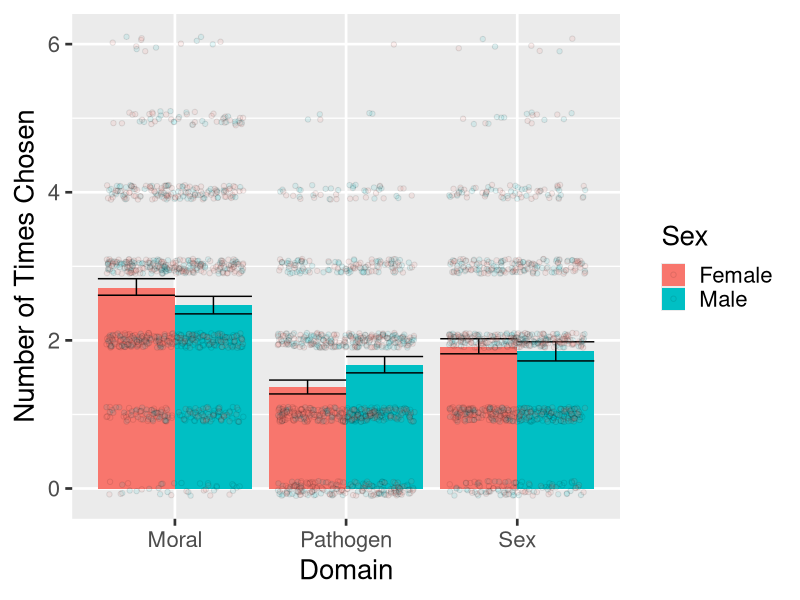
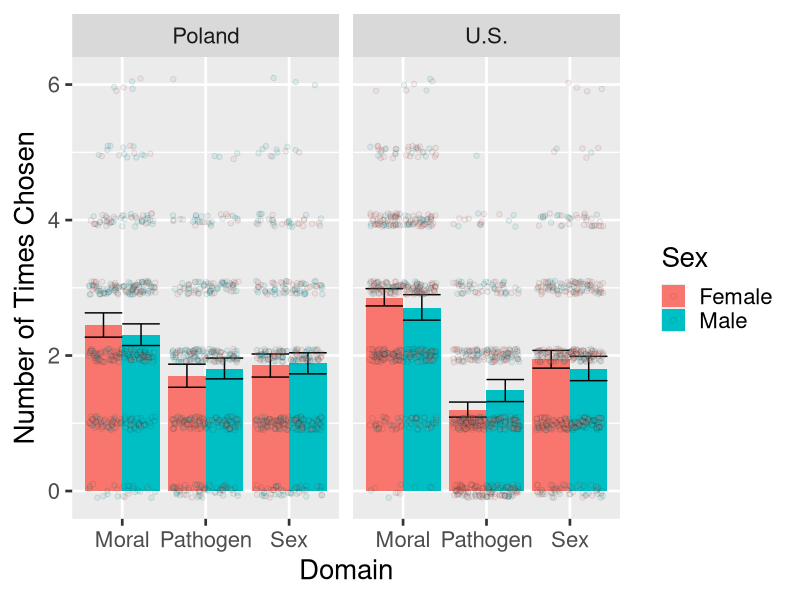
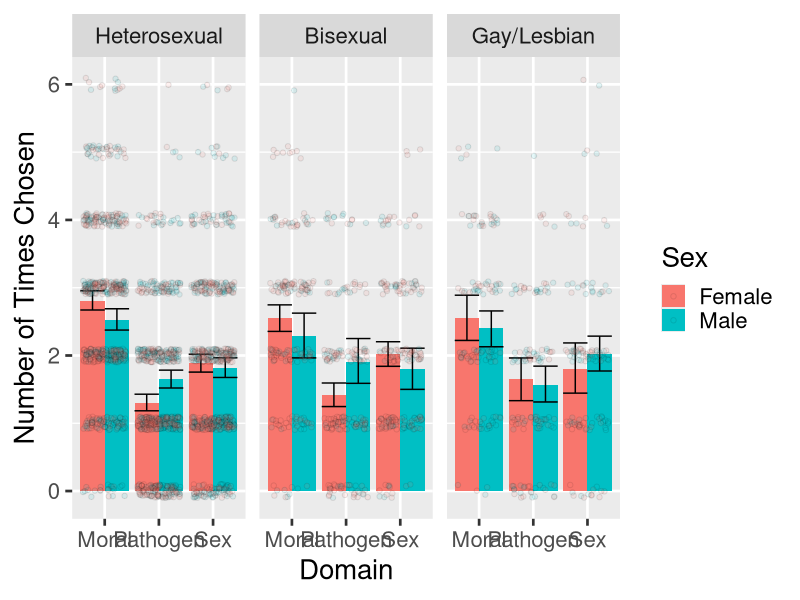
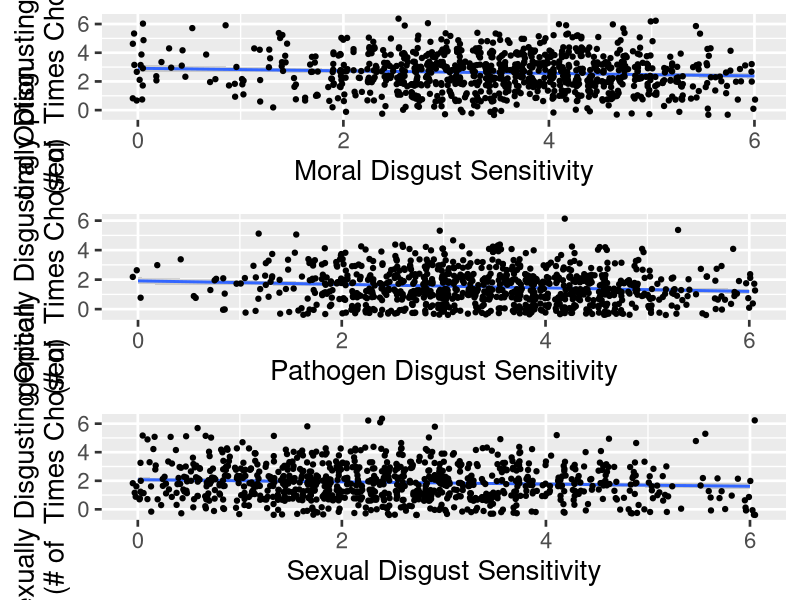
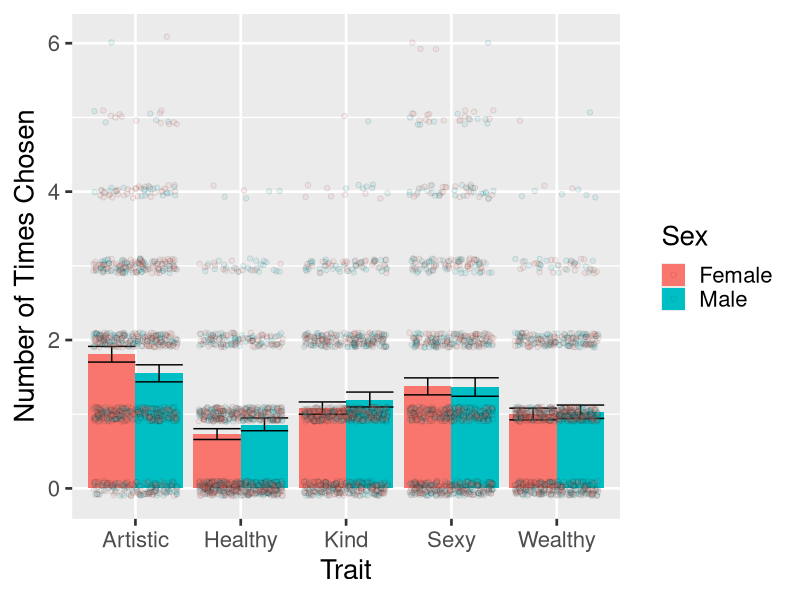
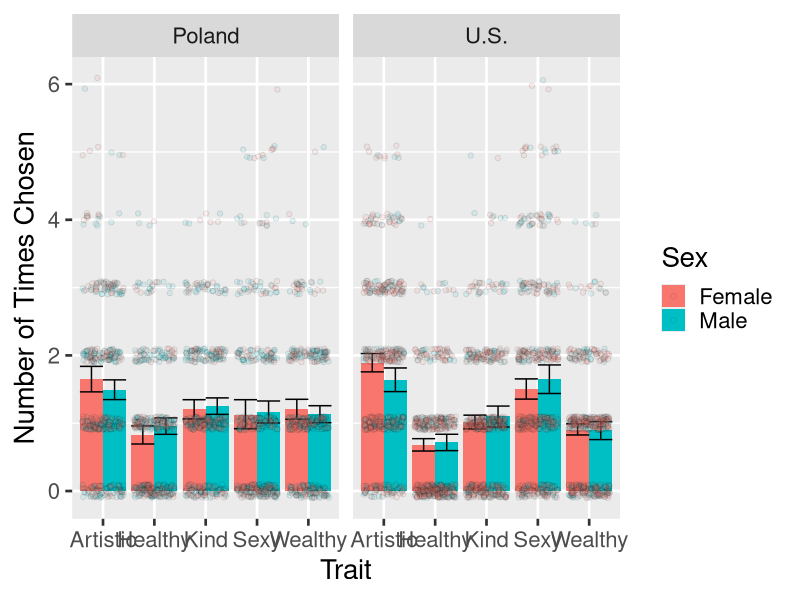
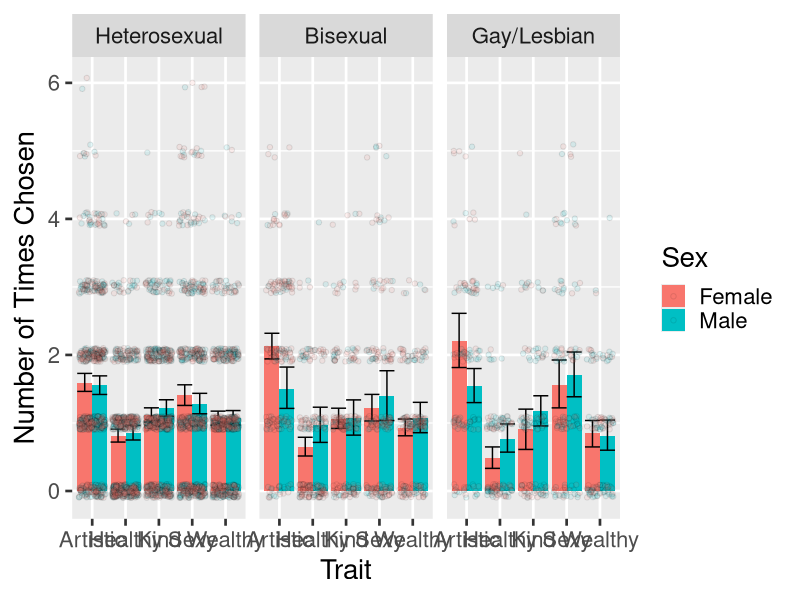
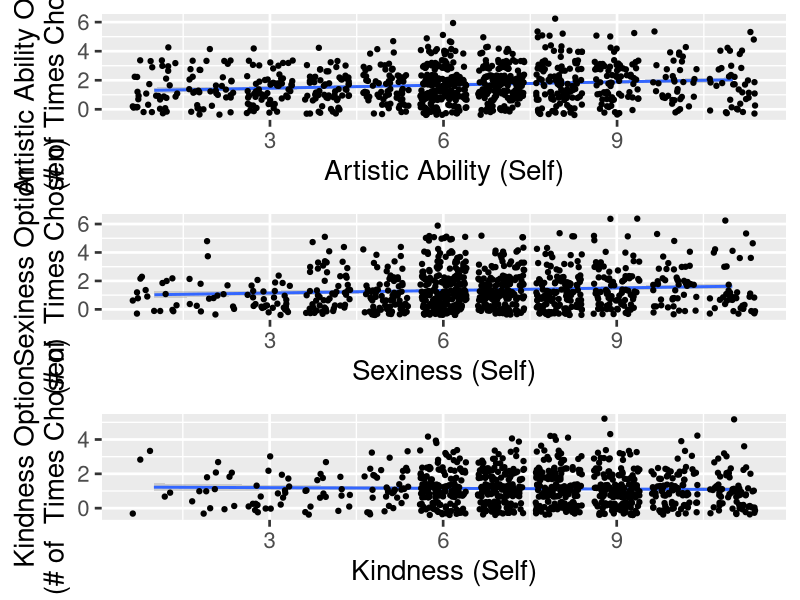

Reproduce these figures in R, in order.
## ---- chunk 1
knitr::opts_chunk$set(echo = FALSE,fig.width=15,fig.height=12)

library(lmerTest)
library(ggplot2)
library(data.table)
library(cowplot)

## ---- chunk 2
######Loading and Processing Data######


#Loading data (loading the data based on the conservative exclusion criteria)
data<-read.csv("Human Data/Processed Data/DGS Data C PROCESSED 20230420 2308.csv")

#Melt a dataframe for analyzing positive choices
posData<-melt(as.data.table(data),
               id.vars=c(1,3,6:10,49:58,67:71),
               measure.vars=59:63)

#Rename variable and value columns
colnames(posData)[23:24]<-c("trait","choice")

#Relabel levels of trait variable
posData$trait<-factor(posData$trait,labels=c("artistic",
                                             "healthy",
                                             "kind",
                                             "sexy",
                                             "wealthy"))


#Melt a dataframe for analyzing negative choices
negData<-melt(as.data.table(data),
               id.vars=c(1,3,6:10,49:58,67:71),
               measure.vars=64:66)

#Rename variable and value columns
colnames(negData)[23:24]<-c("domain","choice")

#Relabel levels of trait variable
negData$domain<-factor(negData$domain,labels=c("moral",
                                             "pathogen",
                                             "sex"))

#Convert necessary variables to factors
posData[,c(1:3,5,7)]<-lapply(posData[,c(1:3,5,7)],as.factor)
negData[,c(1:3,5,7)]<-lapply(negData[,c(1:3,5,7)],as.factor)

## ---- chunk 3

######Analyses######


#Positive Traits#

#Do the sexes differ in which traits they reveal?
posReg1<-aov(choice~trait*sex+Error(PIN),data=posData)

#Does this differ by country?
posReg2<-aov(choice~trait*sex+trait*country+Error(PIN),data=posData)

#Does this differ by sexual orientation?
posReg3<-aov(choice~trait*sex*kinsey+Error(PIN),data=posData)


#Control analyses
#Relationship status:
posReg4<-aov(choice~trait*sex+
               relstat+
               Error(PIN),data=posData)

#Disgust sensitivity:
posReg5<-aov(choice~trait*sex+
               tddMoral+tddPath+tddSex+
               Error(PIN),data=posData)

#Preferences
posReg6<-aov(choice~trait*sex+
               idealArt+idealHealth+idealKind+idealSexy+idealResources+
               Error(PIN),data=posData)

#Own traits
posReg6<-aov(choice~trait*sex+
               selfArt+selfHealth+selfKind+selfSexy+selfResources+
               Error(PIN),data=posData)

#MV
posReg7<-aov(choice~trait*sex+
               mv+
               Error(PIN),data=posData)



#Choices by own traits for positive traits
artReg<-lm(choiceArt~
             selfArt+
             selfHealth+
             selfKind+
             selfSexy+
             selfResources,
           data=data)

healthReg<-lm(choiceHealth~
             selfArt+
             selfHealth+
             selfKind+
             selfSexy+
             selfResources,
           data=data)

kindReg<-lm(choiceKind~
             selfArt+
             selfHealth+
             selfKind+
             selfSexy+
             selfResources,
           data=data)

sexyReg<-lm(choiceSexy~
             selfArt+
             selfHealth+
             selfKind+
             selfSexy+
             selfResources,
           data=data)

#Own traits by choices
resourcesReg<-lm(choiceWealthy~
             selfArt+
             selfHealth+
             selfKind+
             selfSexy+
             selfResources,
           data=data)



#Disgusting Traits#

#Do the sexes differ in which traits they reveal?
negReg1<-aov(choice~domain*sex+Error(PIN),data=negData)

#Does this differ by country?
negReg2<-aov(choice~domain*sex+domain*country+Error(PIN),data=negData)

#Does this differ by sexual orientation?
negReg3<-aov(choice~domain*sex+domain*kinsey+Error(PIN),data=negData)


#Control analyses
#Relationship status:
negReg4<-aov(choice~domain*sex+
               relstat+
               Error(PIN),data=negData)

#Disgust sensitivity:
negReg5<-aov(choice~domain*sex+
               tddMoral+tddPath+tddSex+
               Error(PIN),data=negData)

#Preferences
negReg6<-aov(choice~domain*sex+
               idealArt+idealHealth+idealKind+idealSexy+idealResources+
               Error(PIN),data=negData)

#Own domains
negReg6<-aov(choice~domain*sex+
               selfArt+selfHealth+selfKind+selfSexy+selfResources+
               Error(PIN),data=negData)

#MV
negReg7<-aov(choice~domain*sex+
               mv+
               Error(PIN),data=negData)




#Choices by disgust senstivity for disgusting traits
moralReg<-lm(choiceMoral~
               tddMoral+
               tddPath+
               tddSex,
             data=data)

pathReg<-lm(choicePath~
               tddMoral+
               tddPath+
               tddSex,
             data=data)

sexReg<-lm(choiceSex~
               tddMoral+
               tddPath+
               tddSex,
             data=data)



## ---- chunk 4
######Plots######


###Positive Traits###

#Choices by Trait and Sex#

#Plot average choice by trait and sex for positive traits
posPlot<-qplot(trait,choice,fill=sex,data=posData,
               xlab="Trait",
               ylab="Number of Times Chosen",
               geom="blank")+
  scale_x_discrete(labels=tools::toTitleCase(levels(posData$trait)))+
  geom_bar(stat="summary",fun="mean",position="dodge")+
  theme_gray(base_size=20)+
  scale_fill_discrete(name="Sex",labels=c("Female","Male"))+
  geom_errorbar(stat="summary",fun.data="mean_cl_boot",position="dodge")+
  geom_jitter(alpha=.1,shape=21,height=.1)



#Create a categorical sexual orientation variable based on Kinsey scores
posData$sexOrient<-ifelse(posData$kinsey<2,"Heterosexual",
                          ifelse(posData$kinsey>4,"Gay/Lesbian","Bisexual"))

posData$sexOrient<-factor(posData$sexOrient,levels=c("Heterosexual",
                                                     "Bisexual",
                                                     "Gay/Lesbian"))



posData$country<-factor(posData$country,labels=c("U.S.","Poland"))
levels(posData$country)<-c("Poland","U.S.")

#Plot average choice by trait and sex for positive traits
posPlotCountry<-qplot(trait,choice,fill=sex,data=posData,
               xlab="Trait",
               ylab="Number of Times Chosen",
               geom="blank")+
  scale_x_discrete(labels=tools::toTitleCase(levels(posData$trait)))+
  geom_bar(stat="summary",fun="mean",position="dodge")+
  theme_gray(base_size=20)+
  scale_fill_discrete(name="Sex",labels=c("Female","Male"))+
  geom_errorbar(stat="summary",fun.data="mean_cl_boot",position="dodge")+
  geom_jitter(alpha=.1,shape=21,height=.1)+
  facet_wrap(~country)



#Plot average choice by trait and sex for positive traits
posPlotSO<-qplot(trait,choice,fill=sex,data=posData,
               xlab="Trait",
               ylab="Number of Times Chosen",
               geom="blank")+
  scale_x_discrete(labels=tools::toTitleCase(levels(posData$trait)))+
  geom_bar(stat="summary",fun="mean",position="dodge")+
  theme_gray(base_size=20)+
  scale_fill_discrete(name="Sex",labels=c("Female","Male"))+
  geom_errorbar(stat="summary",fun.data="mean_cl_boot",position="dodge")+
  geom_jitter(alpha=.1,shape=21,height=.1)+
  facet_wrap(~sexOrient)



#Choices by Own Trait#

#Frequency of choosing artistic options as a function of own artistic ability
artPlot<-qplot(selfArt,choiceArt,data=data,
      xlab="Artistic Ability (Self)",
      ylab="Artistic Ability Option\n(# of Times Chosen)",
      geom="blank")+
  geom_smooth(method="lm")+
  theme_gray(base_size=20)+
  geom_jitter()


#Frequency of choosing kindness options as a function of own kindness
kindPlot<-qplot(selfKind,choiceKind,data=data,
      xlab="Kindness (Self)",
      ylab="Kindness Option\n(# of  Times Chosen)",
      geom="blank")+
  geom_smooth(method="lm")+
  theme_gray(base_size=20)+
  geom_jitter()


#Frequency of choosing sexiness options as a function of own sexiness
sexyPlot<-qplot(selfSexy,choiceSexy,data=data,
      xlab="Sexiness (Self)",
      ylab="Sexiness Option\n(# of  Times Chosen)",
      geom="blank")+
  geom_smooth(method="lm")+
  theme_gray(base_size=20)+
  geom_jitter()






###Disgusting Traits###

#Choices by Trait and Sex#

#Plot average choice by trait and sex for positive traits
negPlot<-qplot(domain,choice,fill=sex,data=negData,
               xlab="Domain",
               ylab="Number of Times Chosen",
               geom="blank")+
  scale_x_discrete(labels=tools::toTitleCase(levels(negData$domain)))+
  geom_bar(stat="summary",fun="mean",position="dodge")+
  theme_gray(base_size=20)+
  scale_fill_discrete(name="Sex",labels=c("Female","Male"))+
  geom_errorbar(stat="summary",fun.data="mean_cl_boot",position="dodge")+
  geom_jitter(alpha=.1,shape=21,height=.1)



negData$country<-factor(negData$country,labels=c("U.S.","Poland"))
levels(negData$country)<-c("Poland","U.S.")

#Plot average choice by domain and sex for negitive domains
negPlotCountry<-qplot(domain,choice,fill=sex,data=negData,
               xlab="Domain",
               ylab="Number of Times Chosen",
               geom="blank")+
  scale_x_discrete(labels=tools::toTitleCase(levels(negData$domain)))+
  geom_bar(stat="summary",fun="mean",position="dodge")+
  theme_gray(base_size=20)+
  scale_fill_discrete(name="Sex",labels=c("Female","Male"))+
  geom_errorbar(stat="summary",fun.data="mean_cl_boot",position="dodge")+
  geom_jitter(alpha=.1,shape=21,height=.1)+
  facet_wrap(~country)



#Create a categorical sexual orientation variable based on kinsey scores
negData$sexOrient<-ifelse(negData$kinsey<2,"Heterosexual",
                          ifelse(negData$kinsey>4,"Gay/Lesbian","Bisexual"))

negData$sexOrient<-factor(negData$sexOrient,levels=c("Heterosexual",
                                                     "Bisexual",
                                                     "Gay/Lesbian"))

#Plot average choice by trait and sex for positive traits
negPlotSO<-qplot(domain,choice,fill=sex,data=negData,
               xlab="Domain",
               ylab="Number of Times Chosen",
               geom="blank")+
  scale_x_discrete(labels=tools::toTitleCase(levels(negData$domain)))+
  geom_bar(stat="summary",fun="mean",position="dodge")+
  theme_gray(base_size=20)+
  scale_fill_discrete(name="Sex",labels=c("Female","Male"))+
  geom_errorbar(stat="summary",fun.data="mean_cl_boot",position="dodge")+
  geom_jitter(alpha=.1,shape=21,height=.1)+
  facet_wrap(~sexOrient)



#Choices by Own Disgust Sensitivity#

#Frequency of choosing moral options as a function of moral disgust sensitivity
moralPlot<-qplot(tddMoral,choiceMoral,data=data,
      xlab="Moral Disgust Sensitivity",
      ylab="Morally Disgusting Option\n(# of  Times Chosen)",
      geom="blank")+
  geom_smooth(method="lm")+
  theme_gray(base_size=20)+
  geom_jitter()


#Frequency of choosing pathogen options as a function of pathogen disgust sensitivity
pathPlot<-qplot(tddPath,choicePath,data=data,
      xlab="Pathogen Disgust Sensitivity",
      ylab="Pathogenically Disgusting Option\n(# of  Times Chosen)",
      geom="blank")+
  geom_smooth(method="lm")+
  theme_gray(base_size=20)+
  geom_jitter()


#Frequency of choosing pathogen options as a function of pathogen disgust sensitivity
sexPlot<-qplot(tddSex,choiceSex,data=data,
      xlab="Sexual Disgust Sensitivity",
      ylab="Sexually Disgusting Option\n(# of  Times Chosen)",
      geom="blank")+
  geom_smooth(method="lm")+
  theme_gray(base_size=20)+
  geom_jitter()

## ---- chunk 5
summary(negReg1)
negPlot 
## ---- chunk 6
summary(negReg2)
negPlotCountry
## ---- chunk 7
summary(negReg3)
negPlotSO
## ---- chunk 8
summary(moralReg)
## ---- chunk 9
summary(pathReg)
## ---- chunk 10
summary(sexReg)
## ---- chunk 11
plot_grid(moralPlot,pathPlot,sexPlot,nrow=3)
## ---- chunk 12
summary(posReg1)
posPlot 
## ---- chunk 13
summary(posReg2)
posPlotCountry
## ---- chunk 14
summary(posReg3)
posPlotSO
## ---- chunk 15
summary(artReg)
## ---- chunk 16
summary(sexyReg)
## ---- chunk 17
summary(kindReg)
## ---- chunk 18
plot_grid(artPlot,sexyPlot,kindPlot,nrow=3)
